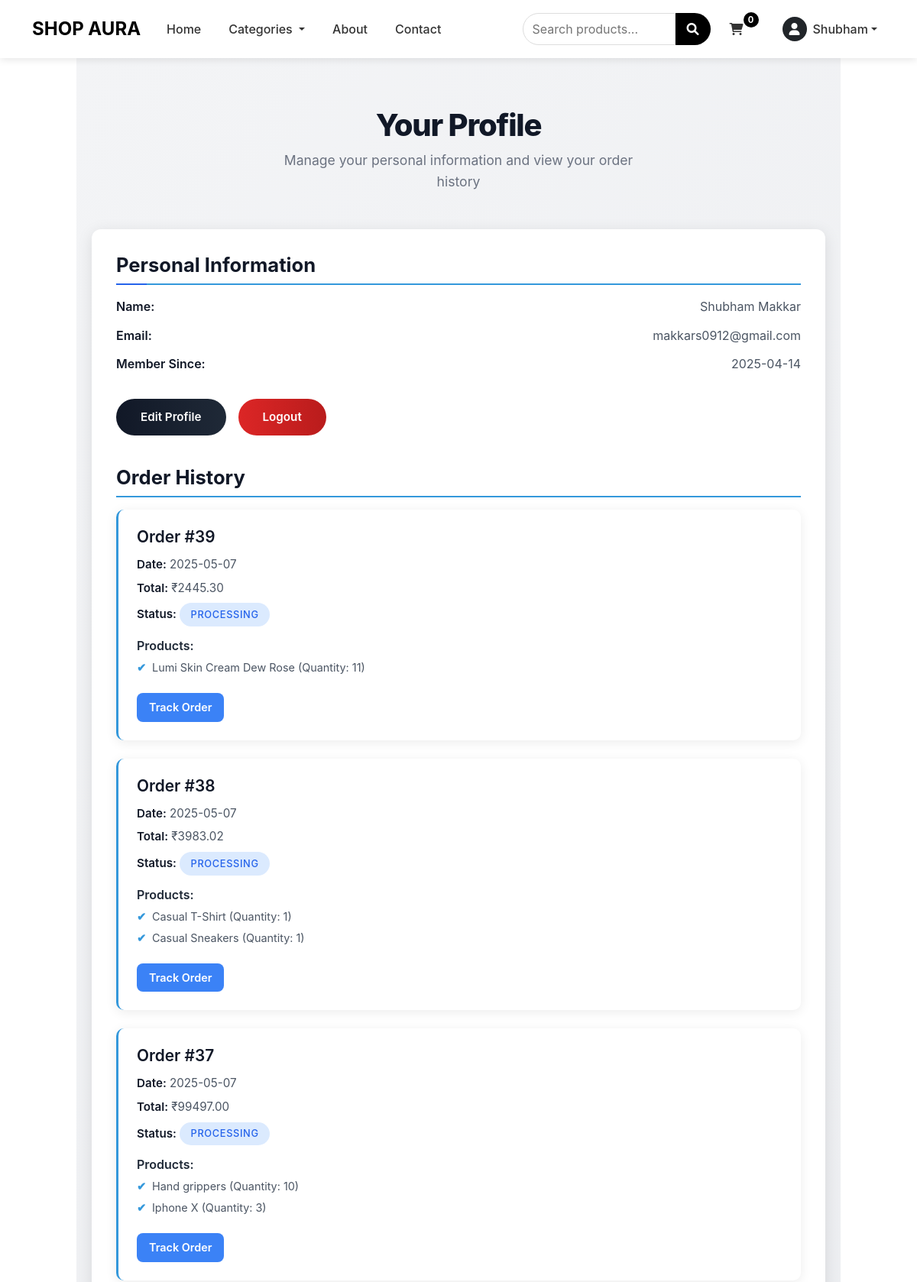
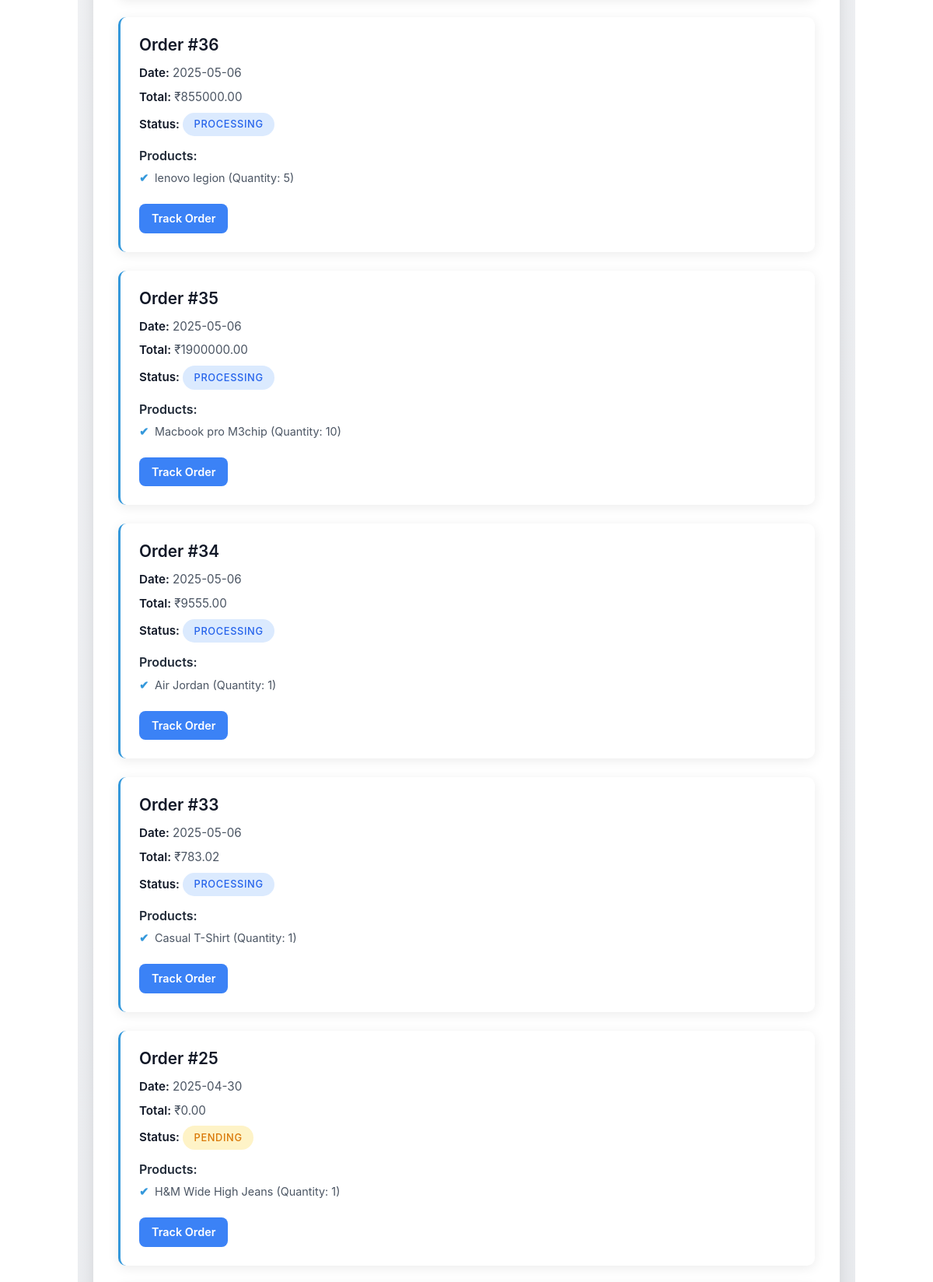
The page /profile/ (signed in, upper part) on the database its author committed (2 pictures, top to bottom).
### store/models.py (models this page shows, shortened)
class User(AbstractUser):
    username = None
    email = models.EmailField(_('email address'), unique=True)
    first_name = models.CharField(_('first name'), max_length=50)
    last_name = models.CharField(_('last name'), max_length=50)
    date_joined = models.DateTimeField(default=timezone.now)
    USERNAME_FIELD = 'email'
    REQUIRED_FIELDS = ['first_name', 'last_name']
    objects = CustomUserManager()

class Order(models.Model):
    STATUS_CHOICES = (
        ('Pending', 'Pending'),
        ('Processing', 'Processing'),
        ('Shipped', 'Shipped'),
        ('Delivered', 'Delivered'),
        ('Cancelled', 'Cancelled'),
    )
    user = models.ForeignKey(User, on_delete=models.CASCADE)
    total_amount = models.DecimalField(max_digits=10, decimal_places=2)
    created_at = models.DateTimeField(default=timezone.now)
    status = models.CharField(max_length=50, choices=STATUS_CHOICES, default='Pending')
    address = models.CharField(max_length=200, null=True, blank=True)
    city = models.CharField(max_length=100, null=True, blank=True)
    state = models.CharField(max_length=100, null=True, blank=True)
    zip_code = models.CharField(max_length=20, null=True, blank=True)
    country = models.CharField(max_length=100, null=True, blank=True)

class OrderItem(models.Model):
    order = models.ForeignKey(Order, related_name='order_items', on_delete=models.CASCADE)
    product = models.ForeignKey(Product, on_delete=models.CASCADE)
    quantity = models.IntegerField(default=1)
    price = models.DecimalField(max_digits=10, decimal_places=2)
    selected_size = models.CharField(max_length=20, blank=True)
    selected_attributes = models.CharField(max_length=255, blank=True)

class Product(models.Model):
    name = models.CharField(max_length=100)
    image_url = models.CharField(max_length=255)
    description = models.TextField(blank=True, help_text="Fallback description if Flask API unavailable")
    price = models.DecimalField(max_digits=10, decimal_places=2)
    original_price = models.DecimalField(max_digits=10, decimal_places=2)
    discount_percentage = models.DecimalField(max_digits=5, decimal_places=2, default=0.00)
    stock = models.IntegerField(default=0)
    category = models.CharField(max_length=50)
    available_sizes = models.CharField(max_length=100, blank=True, help_text="Comma-separated sizes for fashion products (e.g., S,M,L,XL)")
    attributes = models.CharField(max_length=255, blank=True, help_text="Comma-separated attributes (e.g., color, material)")
    seller = models.ForeignKey('Seller', on_delete=models.SET_NULL, null=True, blank=True, related_name='products')
    @property
    def price(self):
        """Calculate the discounted price, considering both product-specific and active sale discounts."""
        price = self.original_price
        if self.discount_percentage > 0:
            discount = (self.discount_percentage / 100) * price
            price -= discount
        active_sale = Sale.objects.filter(
            is_active=True,
            start_date__lte=timezone.now(),
            end_date__gte=timezone.now()
        ).first()
        if active_sale and active_sale.discount_percentage > 0:
            sale_discount = (active_sale.discount_percentage / 100) * price
            price -= sale_discount
        return max(price, 0)

### store/views.py (the view)
# urls.py: path('profile/', views.profile, name='profile'),
@login_required
def profile(request):
    user = request.user
    orders = Order.objects.filter(user=user).order_by('-created_at').prefetch_related('order_items')
    context = {
        'user': user,
        'orders': orders,
    }
    return render(request, 'profile.html', context)

### store/context_processors.py (called while the page is built)
def cart_count(request):
    if request.user.is_authenticated:
        count = CartItem.objects.filter(user=request.user).count()
        return {'cart_count': count}
    return {'cart_count': 0}

### templates/profile.html (shortened to what this page needs)
{% extends 'base.html' %}
{% block content %}
<section class="profile-section" aria-label="User Profile Section">
    <div class="profile-header">
        <h1 class="profile-title">Your Profile</h1>
        <p class="profile-subtitle">Manage your personal information and view your order history</p>
    </div>
    <div class="profile-card">
        <div class="profile-info">
            <h3>Personal Information</h3>
            <p><strong>Name:</strong> {{ user.first_name }} {{ user.last_name }}</p>
            <p><strong>Email:</strong> {{ user.email }}</p>
            <p><strong>Member Since:</strong> {{ user.date_joined|date:"Y-m-d" }}</p>
            <div class="button-group">
                <a href="#" class="edit-profile-btn" aria-label="Edit Profile">Edit Profile</a>
                <a href="{% url 'logout' %}" class="logout-btn" aria-label="Logout">Logout</a>
            </div>
        </div>
        <div class="order-history">
            <h3>Order History</h3>
            {% if orders %}
                {% for order in orders %}
                    <div class="order-card" aria-label="Order {{ order.id }}">
                        <h4>Order #{{ order.id }}</h4>
                        <p><strong>Date:</strong> {{ order.created_at|date:"Y-m-d" }}</p>
                        <p><strong>Total:</strong> ₹{{ order.total_amount }}</p>
                        <p>
                            <strong>Status:</strong>
                            <span class="status-badge status-{{ order.status|lower }}">{{ order.status }}</span>
                        </p>
                        <h5>Products:</h5>
                        <ul>
                            {% for item in order.order_items.all %}
                                <li>{{ item.product.name }} (Quantity: {{ item.quantity }})</li>
                            {% endfor %}
                        </ul>
                        <a href="{% url 'order_tracking' order.id %}" class="track-order-btn">Track Order</a>
                    </div>
                {% endfor %}
            {% else %}
                <p>No orders found.</p>
            {% endif %}
        </div>
    </div>
</section>
{% endblock %}

### templates/base.html (shortened to what this page needs)
<!DOCTYPE html>
<html lang="en">
<head>
    <link href="https://cdn.jsdelivr.net/npm/bootstrap@5.3.0-alpha1/dist/css/bootstrap.min.css" rel="stylesheet">
    <link rel="stylesheet" href="https://cdnjs.cloudflare.com/ajax/libs/font-awesome/6.0.0/css/all.min.css">
</head>
<body>
    <header>
        <nav class="navbar navbar-expand-lg navbar-light">
            <div class="container">
                <a class="navbar-brand" href="{% url 'home' %}">SHOP AURA</a>
                <div class="collapse navbar-collapse" id="navbarNav">
                    <ul class="navbar-nav me-auto">
                        <li class="nav-item">
                            <a class="nav-link" href="{% url 'home' %}">Home</a>
                        </li>
                        <li class="nav-item dropdown">
                            <a class="nav-link dropdown-toggle" href="#" id="navbarDropdown" role="button" data-bs-toggle="dropdown" aria-expanded="false">
                                Categories
                            </a>
                        </li>
                        <li class="nav-item">
                            <a class="nav-link" href="{% url 'about' %}">About</a>
                        </li>
                        <li class="nav-item">
                            <a class="nav-link" href="{% url 'contact' %}">Contact</a>
                        </li>
                    </ul>
                    <form class="search-form d-flex" action="{% url 'search_results' %}" method="GET">
                        <input class="search-input" type="search" name="q" placeholder="Search products...">
                        <button class="search-button" type="submit"><i class="fas fa-search"></i></button>
                    </form>
                    <div class="d-flex align-items-center">
                        <div class="cart-icon">
                            <a href="{% url 'cart' %}" class="nav-link">
                                <i class="fas fa-shopping-cart"></i>
                                <span class="cart-count">{{ cart_count }}</span>
                            </a>
                        </div>
                        {% if user.is_authenticated %}
                            <div class="dropdown ms-3">
                                <a class="nav-link dropdown-toggle d-flex align-items-center" href="#" id="userDropdown" role="button" data-bs-toggle="dropdown" aria-expanded="false">
                                    <div class="rounded-circle bg-dark text-white d-flex align-items-center justify-content-center me-2" style="width: 32px; height: 32px;">
                                        <i class="fas fa-user"></i>
                                    </div>
                                    {{ user.first_name|default:user.username }}
                                </a>
                            </div>
                        {% else %}
                            <a href="{% url 'login' %}" class="nav-link"><i class="fas fa-sign-in-alt me-1"></i> Login</a>
                            <a href="{% url 'signup' %}" class="nav-link"><i class="fas fa-user-plus me-1"></i> Sign Up</a>
                        {% endif %}
                    </div>
                </div>
            </div>
        </nav>
    </header>
    <main class="main-content">
        {% block content %}{% endblock %}
    </main>
</body>
</html>

### templates/base.html (style rules this page uses)
* { margin: 0; padding: 0; box-sizing: border-box; font-family: -apple-system, BlinkMacSystemFont, 'Segoe UI', Roboto, Oxygen, Ubuntu, Cantarell, sans-serif; }
body { min-height: 100vh; display: flex; flex-direction: column; background: white; }
.navbar { padding: 15px 0; background-color: white; box-shadow: 0 2px 10px rgba(0, 0, 0, 0.1); }
.navbar-brand { font-weight: bold; font-size: 1.5rem; }
.nav-link { color: #333; font-weight: 500; margin: 0 10px; transition: color 0.3s; }
.search-form { display: flex; margin: 0 15px; }
.search-input { padding: 8px 12px; border: 1px solid #ddd; border-radius: 25px 0 0 25px; outline: none; width: 200px; }
.search-button { padding: 8px 15px; background: black; color: white; border: none; border-radius: 0 25px 25px 0; cursor: pointer; }
.cart-icon { position: relative; margin-right: 15px; }
.cart-count { position: absolute; top: -10px; right: -10px; background: black; color: white; font-size: 0.7rem; width: 20px; height: 20px; border-radius: 50%; display: flex; justify-content: center; align-items: center; font-weight: bold; }
.main-content { flex: 1; }

### rows shown on the page
User: first_name "Shubham", last_name "Makkar", email "makkars0912@gmail.com", date_joined "2025-04-14"
Order: id "39", created_at "2025-05-07", total_amount "2445.30", status "PROCESSING"
OrderItem: product.name "Lumi Skin Cream Dew Rose", quantity "11"
Order: id "38", created_at "2025-05-07", total_amount "3983.02", status "PROCESSING"
OrderItem: product.name "Casual T-Shirt", quantity "1"
OrderItem: product.name "Casual Sneakers", quantity "1"
Order: id "37", created_at "2025-05-07", total_amount "99497.00", status "PROCESSING"
OrderItem: product.name "Hand grippers", quantity "10"
OrderItem: product.name "Iphone X", quantity "3"
Order: id "36", created_at "2025-05-06", total_amount "855000.00", status "PROCESSING"
OrderItem: product.name "lenovo legion", quantity "5"
Order: id "35", created_at "2025-05-06", total_amount "1900000.00", status "PROCESSING"
OrderItem: product.name "Macbook pro M3chip", quantity "10"
Order: id "34", created_at "2025-05-06", total_amount "9555.00", status "PROCESSING"
OrderItem: product.name "Air Jordan", quantity "1"
Order: id "33", created_at "2025-05-06", total_amount "783.02", status "PROCESSING"
OrderItem: product.name "Casual T-Shirt", quantity "1"
Order: id "25", created_at "2025-04-30", total_amount "0.00", status "PENDING"
OrderItem: product.name "H&M Wide High Jeans", quantity "1"

### other values the page prints
{{ cart_count }} "0"
